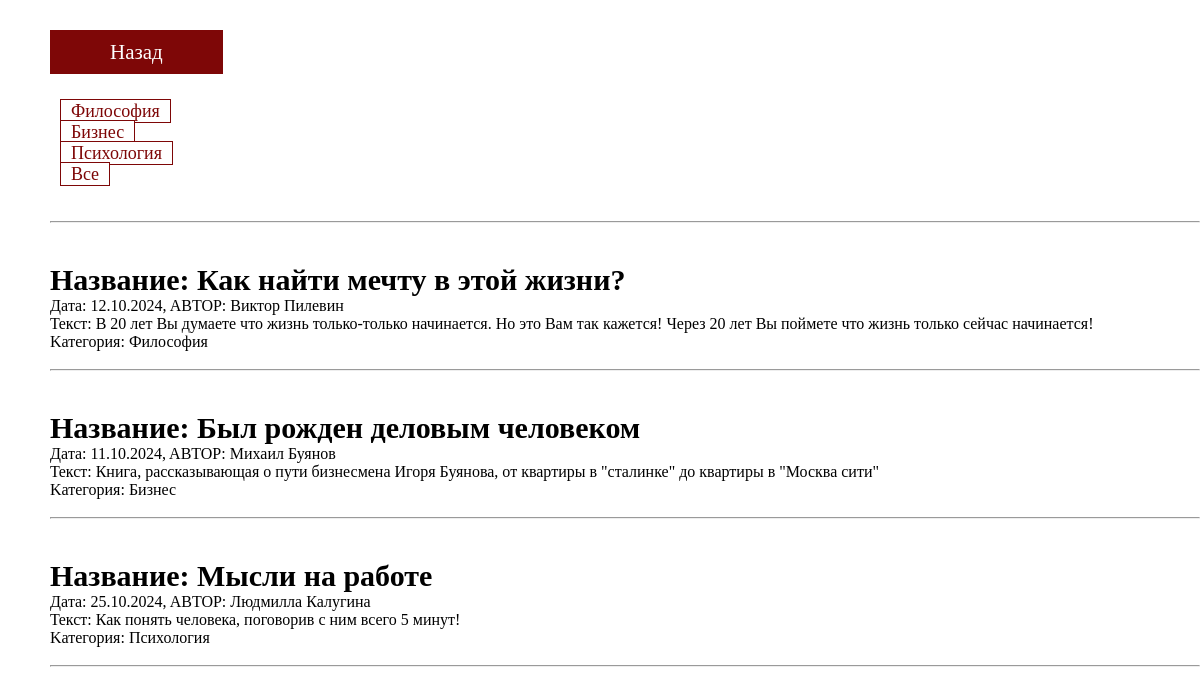
Page /news.php on the committed database.
### tables this page shows
CREATE TABLE `book_id` (
  `id` int(10) NOT NULL,
  `name` varchar(255) NOT NULL
);

CREATE TABLE `book` (
  `id` int(10) NOT NULL,
  `name` varchar(255) NOT NULL,
  `text` varchar(255) NOT NULL,
  `date` varchar(255) NOT NULL,
  `author` varchar(255) NOT NULL,
  `id_category` int(10) NOT NULL
);

### news.php (the view, shortened to what this page needs)
<?
global $connect;
?>
<div class="books">
    <a class="color" href="ind.php">Назад</a><br><br><br>
        <?
    $sql = "SELECT * FROM `book_id`";
    $result_cat = $connect->query($sql);
    foreach ($result_cat as $category) { ?>
<a class="filter" href="?page=book&book_id=<?= $category['id']?>"><?= $category['name'] ?></a><br> <? } ?>
<a class="filter" href="?page=book">Bce</a><br>
<br><br>
<hr>
<?
$sql = "SELECT * FROM `book`";
$result = $connect->query($sql);
foreach ($result as $news) {
$id_category= $news['id_category'];
$sql = "SELECT * FROM `book_id` WHERE `id`='$id_category'";
$result_cat= $connect->query($sql)->fetch(2);
?>
<!DOCTYPE html>
<html lang="en">
<head>
    <link rel="stylesheet" href="sty.css">
</head>
<body>
<div class="news_block">
<h6 class="name">Название: <?= $news['name']?></h6>
<p> Дaтa: <?= $news['date']?>, ABTOP: <?= $news['author'] ?>  </p>
</div>
<p class="text"> Teкст: <?= $news['text'] ?></p>
<p class="text"> Kатегория: <?= $result_cat['name'] ?></p><br>
<hr>
<? } ?>
    </div>
</body>
</html>

### sty.css (style rules this page uses)
* { margin: 0; padding: 0; box-sizing: border-box; color: black; font-family: 'Times New Roman', Times, serif; transition: .5s; text-decoration: none; }
.color { font-size: 21px; background-color: #7E0707; color: white; padding: 10px 60px; border: none; }
h6 { padding-top: 40px; font-size: 30px; }
.books { margin-top: 40px; margin-left: 50px; }
.filter { margin: 10px; font-size: 18px; background-color: white; color: #7E0707; padding: 1px 10px; border: 1px solid #7E0707; }

### rows in the picture
book_id: name "Философия"
book_id: name "Бизнес"
book_id: name "Психология"
book: name "Как найти мечту в этой жизни?", date "12.10.2024", author "Виктор Пилевин", text "В 20 лет Вы думаете что жизнь только-только начинается. Но это Вам так кажется! Через 20 лет Вы поймете что жизнь только сейчас начинается!", id_category.name "Философия"
book: name "Был рожден деловым человеком", date "11.10.2024", author "Михаил Буянов", text "Книга, рассказывающая о пути бизнесмена Игоря Буянова, от квартиры в \"сталинке\" до квартиры в \"Москва сити\"", id_category.name "Бизнес"
book: name "Мысли на работе", date "25.10.2024", author "Людмилла Калугина", text "Как понять человека, поговорив с ним всего 5 минут!", id_category.name "Психология"
